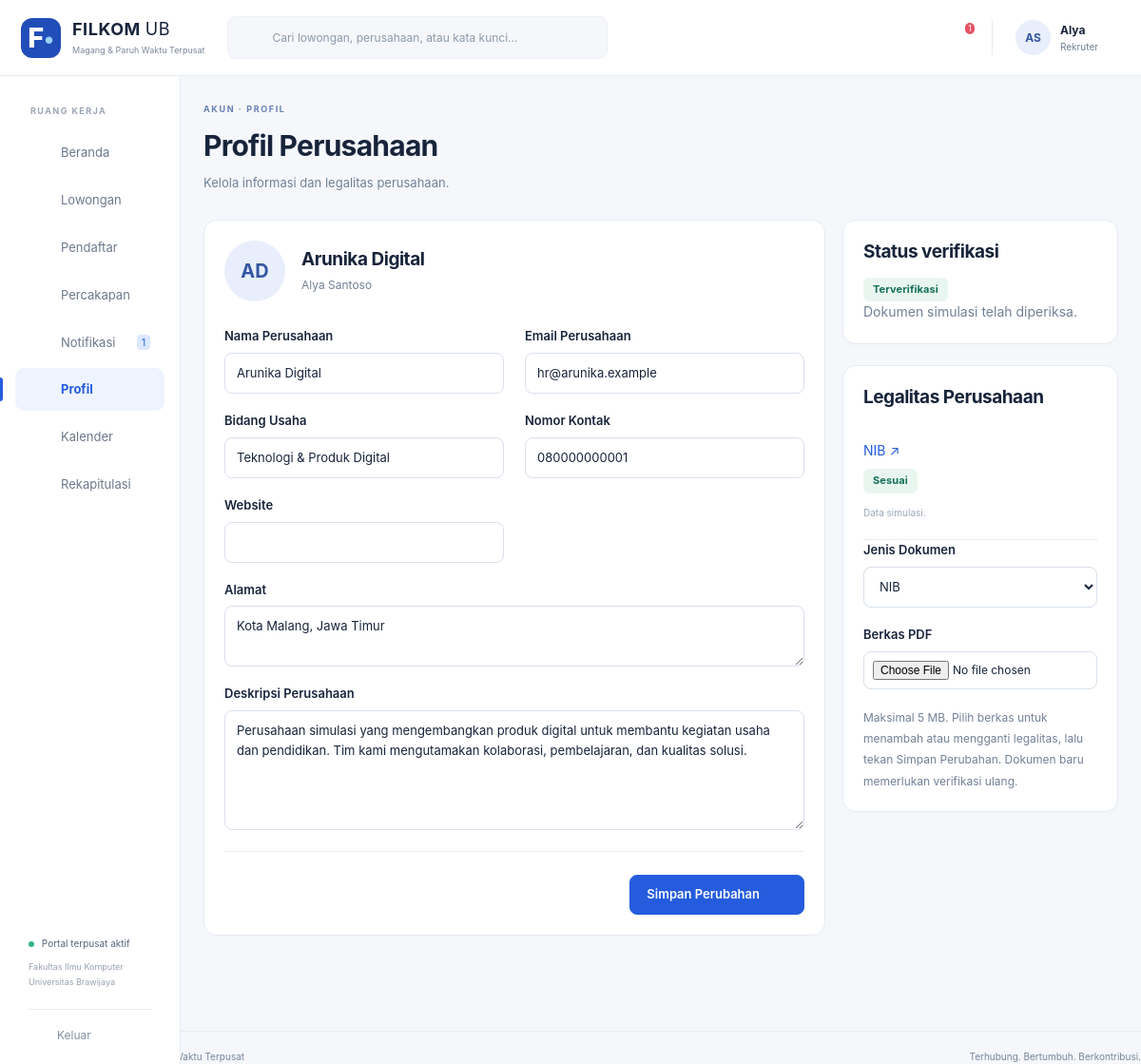
The page /index.php?r=profil (signed in) on the database its author committed.
### tables this page shows
CREATE TABLE AKUN (
 idAkun INT AUTO_INCREMENT PRIMARY KEY, username VARCHAR(100) NOT NULL UNIQUE, email VARCHAR(100) NOT NULL UNIQUE,
 passwordHash VARCHAR(255) NOT NULL, namaPengguna VARCHAR(100) NOT NULL,
 role ENUM('Mahasiswa','Rekruter','Admin') NOT NULL, aktif TINYINT(1) NOT NULL DEFAULT 1,
 idMahasiswa INT NULL UNIQUE,idPerusahaan INT NULL,
 FOREIGN KEY(idMahasiswa) REFERENCES MAHASISWA(idMahasiswa), FOREIGN KEY(idPerusahaan) REFERENCES PERUSAHAAN(idPerusahaan),
 CONSTRAINT CK_AKUN_ROLE CHECK ((role='Mahasiswa' AND idMahasiswa IS NOT NULL AND idPerusahaan IS NULL) OR (role='Rekruter' AND idPerusahaan IS NOT NULL AND idMahasiswa IS NULL) OR (role='Admin' AND idMahasiswa IS NULL AND idPerusahaan IS NULL))
);

CREATE TABLE PERUSAHAAN (
 idPerusahaan INT AUTO_INCREMENT PRIMARY KEY, namaPerusahaan VARCHAR(100) NOT NULL,
 alamat TEXT NOT NULL, emailPerusahaan VARCHAR(100) NOT NULL UNIQUE,
 statusVerifikasi VARCHAR(20) NOT NULL DEFAULT 'Menunggu', bidangUsaha VARCHAR(100) NOT NULL DEFAULT '',
 kontak VARCHAR(30) NOT NULL DEFAULT '', deskripsi TEXT, website VARCHAR(250) NOT NULL DEFAULT '',
 catatanVerifikasi TEXT, dihapusPada DATETIME NULL, dibuatPada DATETIME NOT NULL DEFAULT CURRENT_TIMESTAMP
);

CREATE TABLE DOKUMEN_PERUSAHAAN (
 id INT AUTO_INCREMENT PRIMARY KEY,idPerusahaan INT NOT NULL,idDokumen INT NOT NULL,namaDokumen VARCHAR(100) NOT NULL,
 hasilPemeriksaan VARCHAR(30) NOT NULL DEFAULT 'Belum diperiksa',catatan TEXT,idPemeriksa INT NULL,
 FOREIGN KEY(idPerusahaan) REFERENCES PERUSAHAAN(idPerusahaan),FOREIGN KEY(idDokumen) REFERENCES DOKUMEN(idDokumen),FOREIGN KEY(idPemeriksa) REFERENCES AKUN(idAkun)
);

### app/Views/profil.php (the view)
<?php $isCompany=$currentUser['role']==='Rekruter';$heading=$isCompany?'Profil Perusahaan':'Profil Saya';$kicker='AKUN · PROFIL';$subtitle=$isCompany?'Kelola informasi dan legalitas perusahaan.':'Informasi akun yang terdaftar.';require ROOT.'/app/Views/components/heading.php';?>
<?php if($currentUser['role']==='Mahasiswa'):?>
<section class="card"><div class="profile-banner"><span class="avatar large"><?= e(initials($profil['namaMahasiswa'])) ?></span><h2>Data Mahasiswa</h2></div><dl class="summary-list two-up"><?php foreach(['namaMahasiswa'=>'Nama Lengkap','NIM'=>'NIM','email'=>'Email','jurusan'=>'Program Studi','semester'=>'Semester Aktif','IPK'=>'IPK'] as $k=>$label):?><div><dt><?= e($label) ?></dt><dd><?= e($profil[$k]) ?></dd></div><?php endforeach;?></dl></section>
<?php elseif($currentUser['role']==='Admin'):?>
<section class="card"><h2>Data Admin</h2><dl class="summary-list"><div><dt>Nama admin</dt><dd><?= e($currentUser['namaPengguna']) ?></dd></div><div><dt>Email</dt><dd><?= e($currentUser['email']) ?></dd></div></dl><p class="muted">Akun admin dikelola oleh pengelola sistem.</p></section>
<?php else:?>
<form class="content-with-aside" method="post" enctype="multipart/form-data" action="<?= e(url('profil/simpan')) ?>"><?= csrf() ?>
<section class="card"><div class="profile-banner"><span class="avatar large"><?= e(initials($profil['namaPerusahaan'])) ?></span><div><h2><?= e($profil['namaPerusahaan']) ?></h2><p><?= e($currentUser['namaPengguna']) ?></p></div></div>
<div class="form-grid"><?php foreach(['namaPerusahaan'=>'Nama Perusahaan','emailPerusahaan'=>'Email Perusahaan','bidangUsaha'=>'Bidang Usaha','kontak'=>'Nomor Kontak','website'=>'Website'] as $k=>$label):?><label><?= e($label) ?><input type="<?= $k==='website'?'url':($k==='emailPerusahaan'?'email':'text') ?>" name="<?= e($k) ?>" value="<?= e(old($k,$profil[$k])) ?>" maxlength="<?= $k==='website'?250:($k==='kontak'?30:100) ?>"<?= in_array($k,['namaPerusahaan','emailPerusahaan'],true)?' required':'' ?>></label><?php endforeach;?></div>
<label>Alamat<textarea name="alamat" maxlength="2000" required><?= e(old('alamat',$profil['alamat'])) ?></textarea></label><label>Deskripsi Perusahaan<textarea name="deskripsi" maxlength="5000" rows="5"><?= e(old('deskripsi',$profil['deskripsi'])) ?></textarea></label><div class="form-footer"><button class="button">Simpan Perubahan <?= icon('check') ?></button></div></section>
<aside class="stack"><section class="card"><h2>Status verifikasi</h2><?= badge($profil['statusVerifikasi']) ?><p class="muted"><?= e($profil['catatanVerifikasi']?:'Admin akan memeriksa legalitas perusahaan.') ?></p></section><section class="card"><h2>Legalitas Perusahaan</h2><?php foreach($legalitas as $d):?><div class="history-item"><a target="_blank" rel="noopener" href="<?= e(url('dokumen/lihat',['id'=>$d['idDokumen']])) ?>"><?= e($d['namaDokumen']) ?> ↗</a><p><?= badge($d['hasilPemeriksaan']) ?></p><small><?= e($d['catatan']) ?></small></div><?php endforeach;?>
<label>Jenis Dokumen<select name="namaDokumen"><?php foreach(['NIB','Akta Pendirian','Izin Usaha'] as $type):?><option<?= selected(old('namaDokumen'),$type) ?>><?= e($type) ?></option><?php endforeach;?></select></label><label>Berkas PDF<input type="file" name="legalitas" accept="application/pdf,.pdf"></label><small class="muted">Maksimal 5 MB. Pilih berkas untuk menambah atau mengganti legalitas, lalu tekan Simpan Perubahan. Dokumen baru memerlukan verifikasi ulang.</small></section></aside></form>
<?php endif;?>

### app/Views/layout/header.php (shortened to what the rows shown need)
<!doctype html>
<html lang="id"><head><meta charset="utf-8"><meta name="viewport" content="width=device-width,initial-scale=1">
<title><?= e($title) ?> · FILKOM Connect</title><link rel="stylesheet" href="assets/app.css"><script src="assets/app.js" defer></script>
</head><body>
<?php if($currentUser): $role=$currentUser['role'];$r=query('r','dashboard'); ?>
<header class="topbar"><a class="brand" href="<?= e(url()) ?>"><span class="brand-icon">F<span>•</span></span><span><strong>FILKOM <span class="brand-light">UB</span></strong><small>Magang &amp; Paruh Waktu Terpusat</small></span></a>
<form class="global-search" action="index.php" method="get"><input type="hidden" name="r" value="<?= $role==='Admin'?'perusahaan':'lowongan' ?>"><?= icon('search') ?><input aria-label="Pencarian global" name="keyword" placeholder="Cari lowongan, perusahaan, atau kata kunci…" value="<?= e(query('keyword')) ?>"><button class="icon-button" aria-label="Cari"><?= icon('arrow') ?></button></form>
<div class="top-actions"><form class="mobile-logout" method="post" action="<?= e(url('logout')) ?>"><?= csrf() ?><button class="icon-button" aria-label="Keluar"><?= icon('logout') ?></button></form><a class="notification-button" href="<?= e(url('notifikasi')) ?>" aria-label="Notifikasi, <?= $unread ?> belum dibaca"><?= icon('bell') ?><?php if($unread):?><span class="counter"><?= $unread>99?'99+':$unread ?></span><?php endif;?></a><div class="user-summary"><span class="avatar"><?= e(initials($currentUser['namaPengguna'])) ?></span><span><strong><?= e(explode(' ',$currentUser['namaPengguna'])[0]) ?></strong><small><?= e($role) ?></small></span></div></div></header>
<aside class="sidebar"><div class="sidebar-label">RUANG KERJA</div><nav aria-label="Navigasi utama">
<?php $nav=[['dashboard','home','Beranda']];
if($role==='Rekruter')$nav=[...$nav,['lowongan','briefcase','Lowongan'],['pendaftar','user','Pendaftar'],['chat','chat','Percakapan']];
$nav[]=['notifikasi','bell','Notifikasi'];$nav[]=['profil','user','Profil'];
if($role!=='Admin')$nav[]=['kalender','calendar','Kalender'];
if($role!=='Mahasiswa')$nav[]=['rekapitulasi','chart','Rekapitulasi'];
foreach($nav as [$link,$ic,$label]):$active=explode('/',$r)[0]===$link||($link==='pendaftar'&&str_starts_with($r,'seleksi')); ?>
<a href="<?= e(url($link)) ?>" class="nav-link <?= $active?'active':'' ?>" <?= $active?'aria-current="page"':'' ?>><?= icon($ic) ?><span><?= e($label) ?></span><?php if($link==='notifikasi'&&$unread):?><span class="nav-count"><?= $unread ?></span><?php endif;?></a>
<?php endforeach;?></nav><div class="sidebar-bottom"><div class="portal-status"><i></i> Portal terpusat aktif<small>Fakultas Ilmu Komputer<br>Universitas Brawijaya</small></div><form method="post" action="<?= e(url('logout')) ?>"><?= csrf() ?><button class="logout"><?= icon('logout') ?> Keluar</button></form></div></aside>
<main id="main" class="main-content">
<?php else: ?><main id="main" class="public-main"><?php endif; ?>

### app/Core/helpers.php (shortened to what the rows shown need)
<?php
function e(mixed $s):string {
    return htmlspecialchars((string)$s,ENT_QUOTES|ENT_SUBSTITUTE,'UTF-8');
}
function url(string $route='dashboard',array $p=[]):string {
    return 'index.php?'.http_build_query(['r'=>$route]+$p);
}
function query(string $key,string $default=''):string {
    $v=$_GET[$key]??$default;
    return is_scalar($v)?trim((string)$v):$default;
}
function selected(mixed $a,mixed $b):string {
    return (string)$a===(string)$b?' selected':'';
}
function initials(string $s):string {
    $w=preg_split('/\s+/',trim($s));
    return mb_strtoupper(mb_substr($w[0]??'',0,1).mb_substr($w[1]??'',0,1));
}
function statusClass(string $s):string {
    return match($s) {
        'Diterima','Terverifikasi','Lolos','Sesuai','Layak','Aktif'=>'green','Ditolak','Tidak Lolos','Tidak sesuai','Tidak Layak','Dihapus'=>'red','Wawancara','Diproses','Menunggu'=>'amber','Draf','Ditutup'=>'gray',default=>'blue'
    }
    ;
}
function badge(string $s):string {
    return '<span class="badge '.statusClass($s).'">'.e($s).'</span>';
}
function icon(string $name):string {
    $paths=[ 'home'=>'<path d="m3 10 9-7 9 7v10H3Z"/><path d="M9 20v-7h6v7"/>', 'briefcase'=>'<rect x="3" y="7" width="18" height="14" rx="2"/><path d="M8 7V3h8v4M3 12c6 4 12 4 18 0M10 13h4"/>', 'file'=>'<path d="M6 3h9l4 4v14H6Z"/><path d="M14 3v5h5M9 12h7M9 16h7"/>', 'bell'=>'<path d="M5 17h14l-2-3V9a5 5 0 0 0-10 0v5ZM10 21h4"/>', 'user'=>'<circle cx="12" cy="8" r="4"/><path d="M4 21v-2a8 8 0 0 1 16 0v2"/>', 'calendar'=>'<rect x="3" y="5" width="18" height="16" rx="2"/><path d="M7 2v6M17 2v6M3 11h18M7 15h3M14 15h3"/>', 'chat'=>'<path d="M4 4h16v12H9l-5 5Z"/><path d="M8 8h8M8 12h5"/>', 'search'=>'<circle cx="10" cy="10" r="6"/><path d="m15 15 6 6"/>', 'arrow'=>'<path d="M4 12h16m-6-6 6 6-6 6"/>', 'plus'=>'<path d="M12 4v16M4 12h16"/>', 'location'=>'<path d="M19 10c0 5-7 11-7 11S5 15 5 10a7 7 0 0 1 14 0Z"/><circle cx="12" cy="10" r="2"/>', 'check'=>'<path d="m5 12 4 4L19 6"/>', 'clock'=>'<circle cx="12" cy="12" r="9"/><path d="M12 6v6l4 2"/>', 'logout'=>'<path d="M9 3H4v18h5M9 12h12m-5-5 5 5-5 5"/>', 'building'=>'<path d="M4 21V3h12v18M16 9h4v12M8 7h4M8 11h4M8 15h4M9 21v-3h3v3"/>', 'chart'=>'<path d="M4 3v18h17M8 17v-4M13 17V8M18 17V5"/>', 'shield'=>'<path d="m12 2 9 4v6c0 5-9 10-9 10S3 17 3 12V6Z"/><path d="m8 12 3 3 5-6"/>', 'download'=>'<path d="M12 3v12m-5-5 5 5 5-5M4 16v5h16v-5"/>', 'close'=>'<path d="m5 5 14 14M19 5 5 19"/>', ];
    return '<svg class="icon" viewBox="0 0 24 24" fill="none" stroke="currentColor" stroke-width="1.7" stroke-linecap="round" stroke-linejoin="round" aria-hidden="true">'.($paths[$name]??$paths['file']).'</svg>';
}
function old(string $key,mixed $default=''):mixed {
    return $_POST[$key]??($GLOBALS['formValues'][$key]??$default);
}

### app/Views/components/heading.php
<div class="page-heading"><div><p class="eyebrow"><?= e($kicker??'FILKOM CONNECT') ?></p><h1><?= e($heading??$title) ?></h1><?php if(!empty($subtitle)):?><p><?= e($subtitle) ?></p><?php endif;?></div><?php if(!empty($headingAction)):?><?= $headingAction ?><?php endif;?></div>

### rows shown on the page
akun: namaPengguna "AS", namaPengguna "Alya", role "Rekruter", role "Profil Perusahaan", role "Kelola informasi dan legalitas perusahaan.", namaPengguna "Alya Santoso"
perusahaan: namaPerusahaan "AD", namaPerusahaan "Arunika Digital", emailPerusahaan "hr@arunika.example", bidangUsaha "Teknologi & Produk Digital", kontak "080000000001", alamat "Kota Malang, Jawa Timur", deskripsi "Perusahaan simulasi yang mengembangkan produk digital untuk membantu kegiatan usaha dan pendidikan. Tim kami mengutamakan kolaborasi, pembelajaran, dan kualitas solusi.", statusVerifikasi "Terverifikasi", catatanVerifikasi "Dokumen simulasi telah diperiksa."
dokumen_perusahaan: namaDokumen "NIB", hasilPemeriksaan "Sesuai", catatan "Data simulasi."

### other values the page prints
$unread "1"
$label "Beranda"
$label "Lowongan"
$label "Pendaftar"
$label "Percakapan"
$label "Notifikasi"
$label "Profil"
$label "Kalender"
$label "Rekapitulasi"
$kicker "AKUN · PROFIL"
$label "Nama Perusahaan"
$label "Email Perusahaan"
$label "Bidang Usaha"
$label "Nomor Kontak"
$label "Website"
